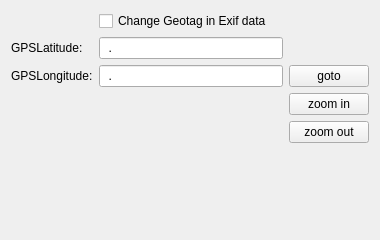
<?xml version="1.0" encoding="UTF-8"?>
<ui version="4.0">
 <class>Geotag</class>
 <widget class="QWidget" name="Geotag">
  <property name="geometry">
   <rect>
    <x>0</x>
    <y>0</y>
    <width>380</width>
    <height>240</height>
   </rect>
  </property>
  <property name="windowTitle">
   <string>Form</string>
  </property>
  <layout class="QGridLayout" name="gridLayout">
   <item row="2" column="0">
    <widget class="QLabel" name="label">
     <property name="text">
      <string>GPSLongitude:</string>
     </property>
    </widget>
   </item>
   <item row="2" column="1">
    <widget class="QLineEdit" name="lngLineEdit">
     <property name="inputMask">
      <string>00.000000; </string>
     </property>
    </widget>
   </item>
   <item row="5" column="1">
    <layout class="QGridLayout" name="mapGrid"/>
   </item>
   <item row="1" column="1">
    <widget class="QLineEdit" name="latLineEdit">
     <property name="inputMask">
      <string>00.000000; </string>
     </property>
     <property name="maxLength">
      <number>9</number>
     </property>
    </widget>
   </item>
   <item row="1" column="0">
    <widget class="QLabel" name="label_2">
     <property name="text">
      <string>GPSLatitude:</string>
     </property>
    </widget>
   </item>
   <item row="2" column="2">
    <widget class="QPushButton" name="gotoButton">
     <property name="text">
      <string>goto</string>
     </property>
    </widget>
   </item>
   <item row="5" column="2">
    <layout class="QVBoxLayout" name="verticalLayout">
     <item>
      <widget class="QPushButton" name="zoomInButton">
       <property name="text">
        <string>zoom in</string>
       </property>
      </widget>
     </item>
     <item>
      <widget class="QPushButton" name="zoomOutButton">
       <property name="text">
        <string>zoom out</string>
       </property>
      </widget>
     </item>
     <item>
      <spacer name="verticalSpacer">
       <property name="orientation">
        <enum>Qt::Vertical</enum>
       </property>
       <property name="sizeHint" stdset="0">
        <size>
         <width>20</width>
         <height>40</height>
        </size>
       </property>
      </spacer>
     </item>
    </layout>
   </item>
   <item row="0" column="1">
    <widget class="QCheckBox" name="geotagCheckBox">
     <property name="text">
      <string>Change Geotag in Exif data</string>
     </property>
    </widget>
   </item>
  </layout>
 </widget>
 <resources/>
 <connections/>
</ui>
